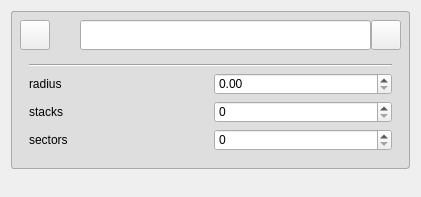
<?xml version="1.0" encoding="UTF-8"?>
<ui version="4.0">
 <class>FGEGeometryEditSphereForm</class>
 <widget class="QWidget" name="FGEGeometryEditSphereForm">
  <property name="geometry">
   <rect>
    <x>0</x>
    <y>0</y>
    <width>421</width>
    <height>197</height>
   </rect>
  </property>
  <property name="windowTitle">
   <string>Form</string>
  </property>
  <layout class="QGridLayout" name="gridLayout_4">
   <item row="0" column="0">
    <widget class="QWidget" name="widget" native="true">
     <property name="minimumSize">
      <size>
       <width>0</width>
       <height>0</height>
      </size>
     </property>
     <property name="maximumSize">
      <size>
       <width>16777215</width>
       <height>16777215</height>
      </size>
     </property>
     <property name="styleSheet">
      <string notr="true">QWidget#widget {
    border: 1px solid darkgray;
	background-color: rgb(222, 222, 222);
	border-radius: 3px;
}</string>
     </property>
     <layout class="QGridLayout" name="gridLayout_2">
      <property name="leftMargin">
       <number>9</number>
      </property>
      <property name="topMargin">
       <number>9</number>
      </property>
      <property name="rightMargin">
       <number>9</number>
      </property>
      <property name="bottomMargin">
       <number>9</number>
      </property>
      <property name="spacing">
       <number>4</number>
      </property>
      <item row="0" column="0">
       <widget class="QWidget" name="widget_2" native="true">
        <property name="minimumSize">
         <size>
          <width>0</width>
          <height>30</height>
         </size>
        </property>
        <property name="maximumSize">
         <size>
          <width>16777215</width>
          <height>30</height>
         </size>
        </property>
        <layout class="QHBoxLayout" name="horizontalLayout_2">
         <property name="spacing">
          <number>0</number>
         </property>
         <property name="leftMargin">
          <number>0</number>
         </property>
         <property name="topMargin">
          <number>0</number>
         </property>
         <property name="rightMargin">
          <number>0</number>
         </property>
         <property name="bottomMargin">
          <number>0</number>
         </property>
         <item>
          <widget class="QPushButton" name="pushButton">
           <property name="minimumSize">
            <size>
             <width>30</width>
             <height>30</height>
            </size>
           </property>
           <property name="maximumSize">
            <size>
             <width>30</width>
             <height>30</height>
            </size>
           </property>
           <property name="text">
            <string/>
           </property>
           <property name="icon">
            <iconset resource="../../icons.qrc">
             <normaloff>:/Icons/svg/down_arrow.svg</normaloff>:/Icons/svg/down_arrow.svg</iconset>
           </property>
           <property name="iconSize">
            <size>
             <width>16</width>
             <height>16</height>
            </size>
           </property>
           <property name="autoRepeatDelay">
            <number>297</number>
           </property>
          </widget>
         </item>
         <item>
          <widget class="QLabel" name="label_5">
           <property name="minimumSize">
            <size>
             <width>30</width>
             <height>30</height>
            </size>
           </property>
           <property name="maximumSize">
            <size>
             <width>30</width>
             <height>30</height>
            </size>
           </property>
           <property name="text">
            <string/>
           </property>
           <property name="pixmap">
            <pixmap resource="../../icons.qrc">:/Icons/shapes/sphere.png</pixmap>
           </property>
           <property name="scaledContents">
            <bool>true</bool>
           </property>
           <property name="margin">
            <number>3</number>
           </property>
          </widget>
         </item>
         <item>
          <widget class="QLineEdit" name="lineEdit">
           <property name="minimumSize">
            <size>
             <width>0</width>
             <height>30</height>
            </size>
           </property>
          </widget>
         </item>
         <item>
          <widget class="QPushButton" name="pushButton_close">
           <property name="minimumSize">
            <size>
             <width>30</width>
             <height>30</height>
            </size>
           </property>
           <property name="maximumSize">
            <size>
             <width>30</width>
             <height>30</height>
            </size>
           </property>
           <property name="text">
            <string/>
           </property>
           <property name="icon">
            <iconset resource="../../icons.qrc">
             <normaloff>:/Icons/delete_splite.png</normaloff>:/Icons/delete_splite.png</iconset>
           </property>
           <property name="iconSize">
            <size>
             <width>12</width>
             <height>12</height>
            </size>
           </property>
          </widget>
         </item>
        </layout>
       </widget>
      </item>
      <item row="1" column="0">
       <widget class="QWidget" name="widget_3" native="true">
        <layout class="QGridLayout" name="gridLayout_3">
         <item row="1" column="0" colspan="2">
          <layout class="QGridLayout" name="gridLayout">
           <item row="1" column="1">
            <widget class="QSpinBox" name="spinBox_t">
             <property name="maximum">
              <number>1000000</number>
             </property>
            </widget>
           </item>
           <item row="2" column="0">
            <widget class="QLabel" name="label_2">
             <property name="text">
              <string>sectors</string>
             </property>
            </widget>
           </item>
           <item row="0" column="0">
            <widget class="QLabel" name="label">
             <property name="text">
              <string>radius</string>
             </property>
            </widget>
           </item>
           <item row="1" column="0">
            <widget class="QLabel" name="label_3">
             <property name="text">
              <string>stacks</string>
             </property>
            </widget>
           </item>
           <item row="0" column="1">
            <widget class="QDoubleSpinBox" name="doubleSpinBox_r">
             <property name="minimum">
              <double>0.000000000000000</double>
             </property>
             <property name="maximum">
              <double>10000000.000000000000000</double>
             </property>
             <property name="singleStep">
              <double>0.010000000000000</double>
             </property>
            </widget>
           </item>
           <item row="2" column="1">
            <widget class="QSpinBox" name="spinBox_s">
             <property name="maximum">
              <number>1000000</number>
             </property>
            </widget>
           </item>
          </layout>
         </item>
         <item row="0" column="0" colspan="2">
          <widget class="Line" name="line">
           <property name="minimumSize">
            <size>
             <width>0</width>
             <height>4</height>
            </size>
           </property>
           <property name="maximumSize">
            <size>
             <width>16777215</width>
             <height>4</height>
            </size>
           </property>
           <property name="orientation">
            <enum>Qt::Horizontal</enum>
           </property>
          </widget>
         </item>
        </layout>
       </widget>
      </item>
      <item row="2" column="0">
       <spacer name="verticalSpacer_2">
        <property name="orientation">
         <enum>Qt::Vertical</enum>
        </property>
        <property name="sizeHint" stdset="0">
         <size>
          <width>20</width>
          <height>0</height>
         </size>
        </property>
       </spacer>
      </item>
     </layout>
    </widget>
   </item>
   <item row="1" column="0">
    <spacer name="verticalSpacer_3">
     <property name="orientation">
      <enum>Qt::Vertical</enum>
     </property>
     <property name="sizeHint" stdset="0">
      <size>
       <width>20</width>
       <height>1</height>
      </size>
     </property>
    </spacer>
   </item>
  </layout>
 </widget>
 <resources>
  <include location="../../icons.qrc"/>
 </resources>
 <connections/>
</ui>
